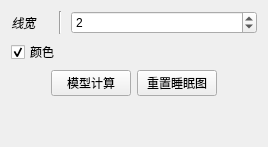
              <widget class="QWidget" name="_hyp_page">
               <layout class="QVBoxLayout" name="verticalLayout_36">
                <item>
                 <layout class="QGridLayout" name="gridLayout_25">
                  <item row="0" column="0">
                   <widget class="QLabel" name="label_81">
                    <property name="sizePolicy">
                     <sizepolicy hsizetype="Maximum" vsizetype="Preferred">
                      <horstretch>0</horstretch>
                      <verstretch>0</verstretch>
                     </sizepolicy>
                    </property>
                    <property name="font">
                     <font>
                      <italic>true</italic>
                      <stylestrategy>PreferDefault</stylestrategy>
                      <kerning>true</kerning>
                     </font>
                    </property>
                    <property name="text">
                     <string>线宽    </string>
                    </property>
                    <property name="alignment">
                     <set>Qt::AlignCenter</set>
                    </property>
                   </widget>
                  </item>
                  <item row="0" column="1">
                   <widget class="Line" name="line_40">
                    <property name="minimumSize">
                     <size>
                      <width>10</width>
                      <height>0</height>
                     </size>
                    </property>
                    <property name="orientation">
                     <enum>Qt::Vertical</enum>
                    </property>
                   </widget>
                  </item>
                  <item row="0" column="2">
                   <widget class="QDoubleSpinBox" name="_PanHypnoLw">
                    <property name="enabled">
                     <bool>true</bool>
                    </property>
                    <property name="sizePolicy">
                     <sizepolicy hsizetype="Minimum" vsizetype="Fixed">
                      <horstretch>0</horstretch>
                      <verstretch>0</verstretch>
                     </sizepolicy>
                    </property>
                    <property name="toolTip">
                     <string>Change the line width of the hypnogram [ 1 - 10 ]</string>
                    </property>
                    <property name="decimals">
                     <number>0</number>
                    </property>
                    <property name="minimum">
                     <double>1.000000000000000</double>
                    </property>
                    <property name="maximum">
                     <double>9.000000000000000</double>
                    </property>
                    <property name="singleStep">
                     <double>1.000000000000000</double>
                    </property>
                    <property name="value">
                     <double>2.000000000000000</double>
                    </property>
                   </widget>
                  </item>
                  <item row="1" column="0" colspan="3">
                   <widget class="QCheckBox" name="_PanHypnoColor">
                    <property name="toolTip">
                     <string>Select whether the hypnogram is displayed in color or in black</string>
                    </property>
                    <property name="text">
                     <string>颜色</string>
                    </property>
                    <property name="checked">
                     <bool>true</bool>
                    </property>
                   </widget>
                  </item>
                 </layout>
                </item>
                <item>
                 <layout class="QHBoxLayout" name="horizontalLayout_6">
                  <property name="topMargin">
                   <number>0</number>
                  </property>
                  <item>
                   <spacer name="horizontalSpacer_45">
                    <property name="orientation">
                     <enum>Qt::Horizontal</enum>
                    </property>
                    <property name="sizeHint" stdset="0">
                     <size>
                      <width>40</width>
                      <height>20</height>
                     </size>
                    </property>
                   </spacer>
                  </item>
                  <item>
                   <widget class="QPushButton" name="_PanModelEngine">
                    <property name="toolTip">
                     <string>Reset the hypnogram to an empty one</string>
                    </property>
                    <property name="text">
                     <string>模型计算</string>
                    </property>
                   </widget>
                  </item>
                  <item>
                   <widget class="QPushButton" name="_PanHypnoReset">
                    <property name="toolTip">
                     <string>Reset the hypnogram to an empty one</string>
                    </property>
                    <property name="text">
                     <string>重置睡眠图</string>
                    </property>
                   </widget>
                  </item>
                  <item>
                   <spacer name="horizontalSpacer_46">
                    <property name="orientation">
                     <enum>Qt::Horizontal</enum>
                    </property>
                    <property name="sizeHint" stdset="0">
                     <size>
                      <width>40</width>
                      <height>20</height>
                     </size>
                    </property>
                   </spacer>
                  </item>
                 </layout>
                </item>
                <item>
                 <spacer name="verticalSpacer_16">
                  <property name="orientation">
                   <enum>Qt::Vertical</enum>
                  </property>
                  <property name="sizeHint" stdset="0">
                   <size>
                    <width>20</width>
                    <height>40</height>
                   </size>
                  </property>
                 </spacer>
                </item>
               </layout>
              </widget>
